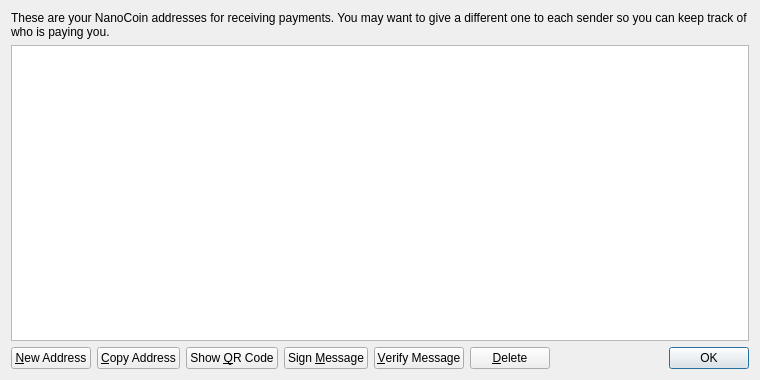
<?xml version="1.0" encoding="UTF-8"?>
<ui version="4.0">
 <class>AddressBookPage</class>
 <widget class="QWidget" name="AddressBookPage">
  <property name="geometry">
   <rect>
    <x>0</x>
    <y>0</y>
    <width>760</width>
    <height>380</height>
   </rect>
  </property>
  <property name="windowTitle">
   <string>Address Book</string>
  </property>
  <layout class="QVBoxLayout" name="verticalLayout">
   <item>
    <widget class="QLabel" name="labelExplanation">
     <property name="text">
      <string>These are your NanoCoin addresses for receiving payments. You may want to give a different one to each sender so you can keep track of who is paying you.</string>
     </property>
     <property name="textFormat">
      <enum>Qt::PlainText</enum>
     </property>
     <property name="wordWrap">
      <bool>true</bool>
     </property>
    </widget>
   </item>
   <item>
    <widget class="QTableView" name="tableView">
     <property name="contextMenuPolicy">
      <enum>Qt::CustomContextMenu</enum>
     </property>
     <property name="toolTip">
      <string>Double-click to edit address or label</string>
     </property>
     <property name="tabKeyNavigation">
      <bool>false</bool>
     </property>
     <property name="alternatingRowColors">
      <bool>true</bool>
     </property>
     <property name="selectionMode">
      <enum>QAbstractItemView::SingleSelection</enum>
     </property>
     <property name="selectionBehavior">
      <enum>QAbstractItemView::SelectRows</enum>
     </property>
     <property name="sortingEnabled">
      <bool>true</bool>
     </property>
     <attribute name="verticalHeaderVisible">
      <bool>false</bool>
     </attribute>
    </widget>
   </item>
   <item>
    <layout class="QHBoxLayout" name="horizontalLayout">
     <item>
      <widget class="QPushButton" name="newAddressButton">
       <property name="toolTip">
        <string>Create a new address</string>
       </property>
       <property name="text">
        <string>&amp;New Address</string>
       </property>
       <property name="icon">
        <iconset resource="../bitcoin.qrc">
         <normaloff>:/icons/add</normaloff>:/icons/add</iconset>
       </property>
      </widget>
     </item>
     <item>
      <widget class="QPushButton" name="copyToClipboard">
       <property name="toolTip">
        <string>Copy the currently selected address to the system clipboard</string>
       </property>
       <property name="text">
        <string>&amp;Copy Address</string>
       </property>
       <property name="icon">
        <iconset resource="../bitcoin.qrc">
         <normaloff>:/icons/editcopy</normaloff>:/icons/editcopy</iconset>
       </property>
      </widget>
     </item>
     <item>
      <widget class="QPushButton" name="showQRCode">
       <property name="text">
        <string>Show &amp;QR Code</string>
       </property>
       <property name="icon">
        <iconset resource="../bitcoin.qrc">
         <normaloff>:/icons/qrcode</normaloff>:/icons/qrcode</iconset>
       </property>
      </widget>
     </item>
     <item>
      <widget class="QPushButton" name="signMessage">
       <property name="toolTip">
        <string>Sign a message to prove you own a NanoCoin address</string>
       </property>
       <property name="text">
        <string>Sign &amp;Message</string>
       </property>
       <property name="icon">
        <iconset resource="../bitcoin.qrc">
         <normaloff>:/icons/edit</normaloff>:/icons/edit</iconset>
       </property>
      </widget>
     </item>
     <item>
      <widget class="QPushButton" name="verifyMessage">
       <property name="toolTip">
        <string>Verify a message to ensure it was signed with a specified NanoCoin address</string>
       </property>
       <property name="text">
        <string>&amp;Verify Message</string>
       </property>
       <property name="icon">
        <iconset resource="../bitcoin.qrc">
         <normaloff>:/icons/transaction_0</normaloff>:/icons/transaction_0</iconset>
       </property>
      </widget>
     </item>
     <item>
      <widget class="QPushButton" name="deleteButton">
       <property name="toolTip">
        <string>Delete the currently selected address from the list</string>
       </property>
       <property name="text">
        <string>&amp;Delete</string>
       </property>
       <property name="icon">
        <iconset resource="../bitcoin.qrc">
         <normaloff>:/icons/remove</normaloff>:/icons/remove</iconset>
       </property>
      </widget>
     </item>
     <item>
      <spacer name="horizontalSpacer">
       <property name="orientation">
        <enum>Qt::Horizontal</enum>
       </property>
       <property name="sizeHint" stdset="0">
        <size>
         <width>40</width>
         <height>20</height>
        </size>
       </property>
      </spacer>
     </item>
     <item>
      <widget class="QDialogButtonBox" name="buttonBox">
       <property name="sizePolicy">
        <sizepolicy hsizetype="Maximum" vsizetype="Fixed">
         <horstretch>0</horstretch>
         <verstretch>0</verstretch>
        </sizepolicy>
       </property>
       <property name="standardButtons">
        <set>QDialogButtonBox::Ok</set>
       </property>
      </widget>
     </item>
    </layout>
   </item>
  </layout>
 </widget>
 <resources>
  <include location="../bitcoin.qrc"/>
 </resources>
 <connections/>
</ui>
